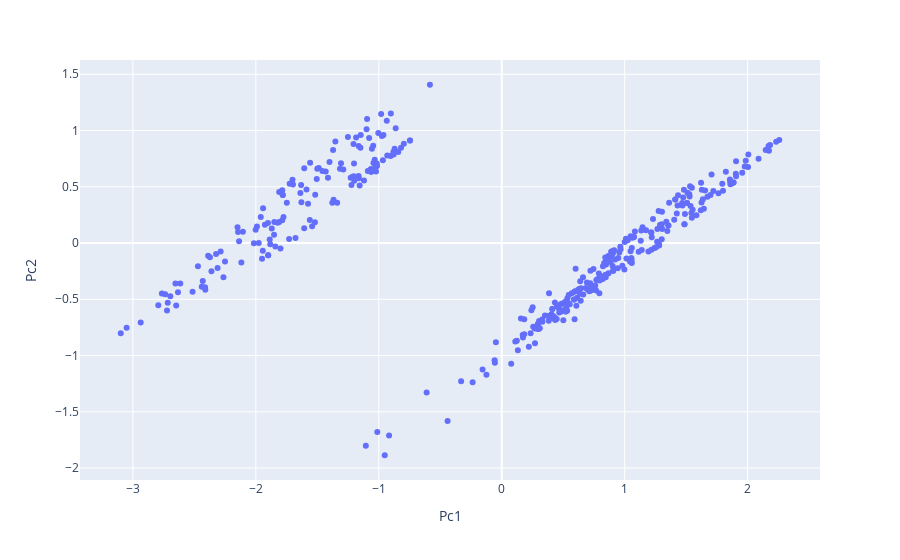

Here is the notebook cell this chart was saved with:
### Code cell
px.scatter(df,x='Pc1',y='Pc2')

### Figure 1 — Plotly figure (JSON) as saved in the notebook; plotly's stock layout.template omitted (floating-point values rounded to 4 significant figures; data arrays with more than 128 entries replaced by an {"elided": "..."} marker saying what was removed)
{"data": [{"hovertemplate": "Pc1=%{x}<br>Pc2=%{y}<extra></extra>", "legendgroup": "", "marker": {"color": "#636efa", "symbol": "circle"}, "mode": "markers", "name": "", "orientation": "v", "showlegend": false, "type": "scatter", "x": {"elided": "400 float values"}, "xaxis": "x", "y": {"elided": "400 float values"}, "yaxis": "y"}], "layout": {"autosize": true, "legend": {"tracegroupgap": 0}, "margin": {"t": 60}, "xaxis": {"anchor": "y", "autorange": true, "domain": [0, 1], "range": [-3.423, 2.581], "title": {"text": "Pc1"}, "type": "linear"}, "yaxis": {"anchor": "x", "autorange": true, "domain": [0, 1], "range": [-2.141, 1.662], "title": {"text": "Pc2"}, "type": "linear"}}}
